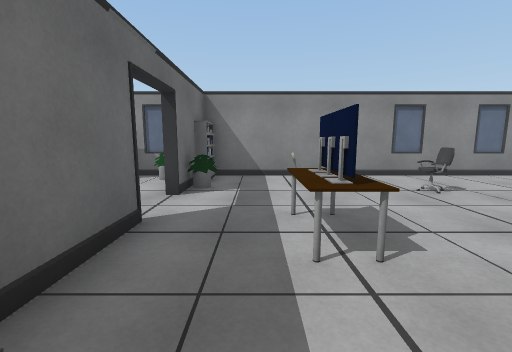
[1] (above)

22 first-person views from a walk through a 3-D level made in the Unity game engine. The camera is 1.3 m above the floor, tilts 8° down and sees 90° across. The floor is counted in squares, 1 m on a side. Each view is taken from the middle of a square. On the plan, view 1 faces up. The plan holds only what a view shows up to about 13 squares ahead; the rest is blank. The place goes on beyond the plan. The player is left out. Some animated figures are not drawn.

[2]
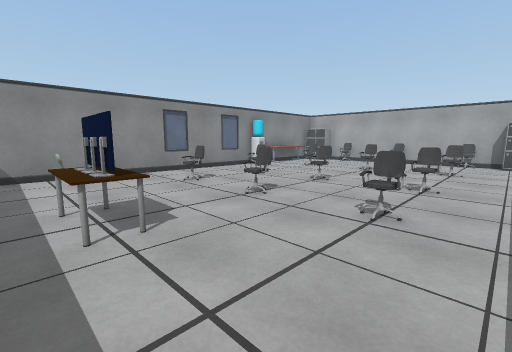

[3]
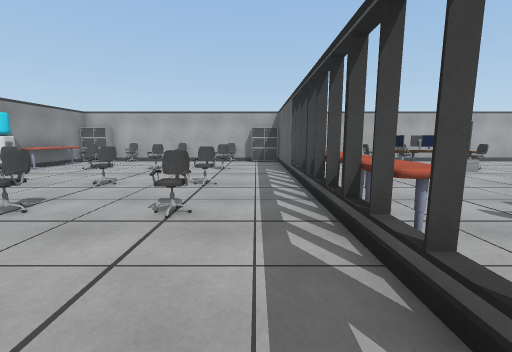

[4]
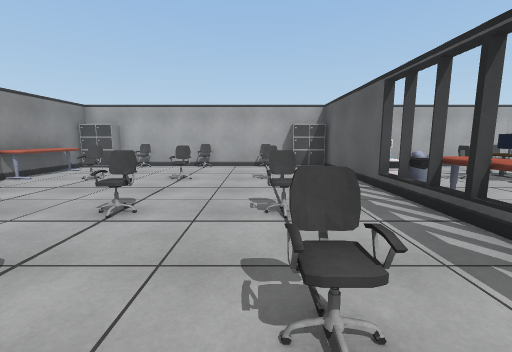

[5]
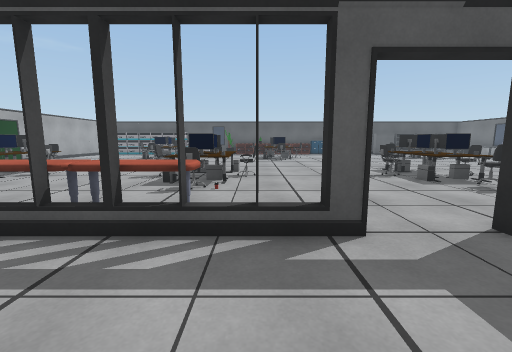

[6]
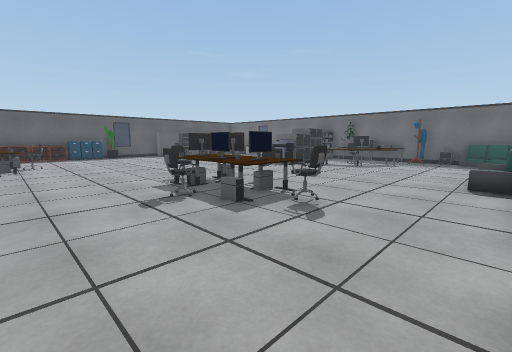

[7]
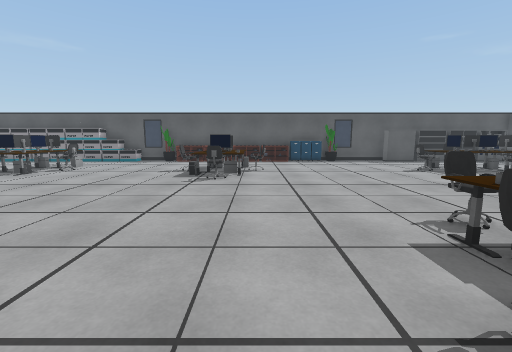

[8]
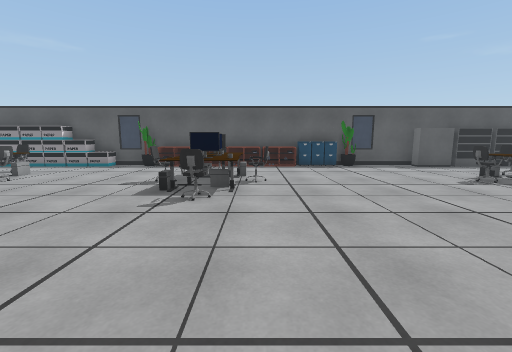

[9]
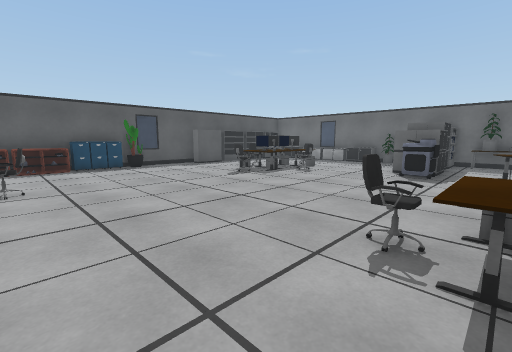

[10]
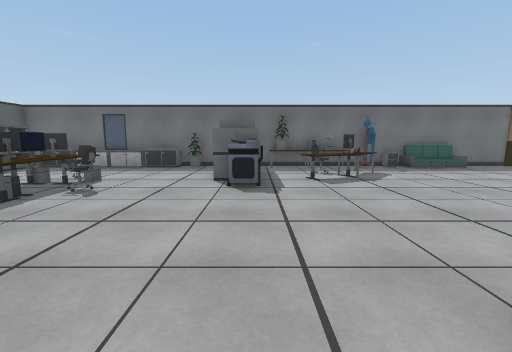

[11]
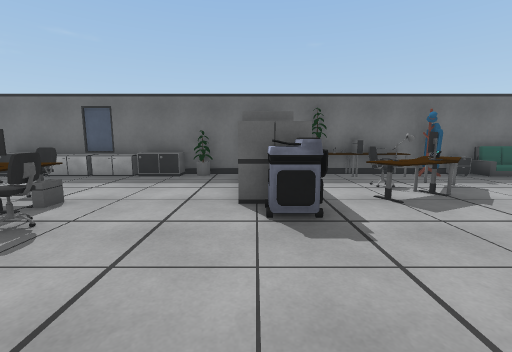

[12]
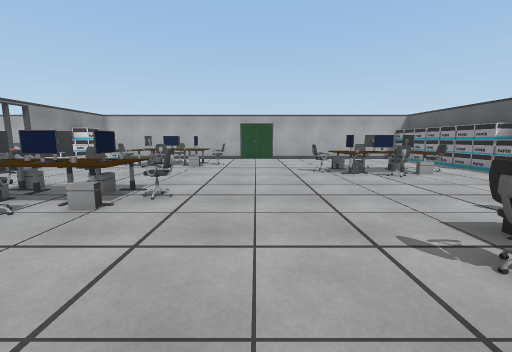

[13]
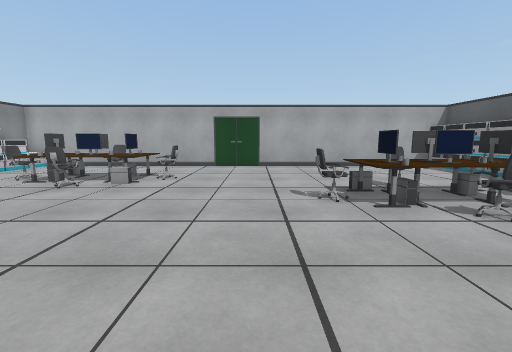

[14]
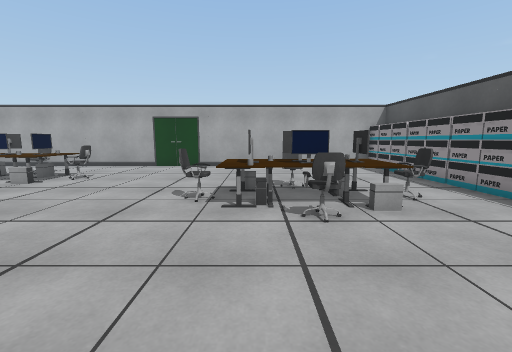

[15]
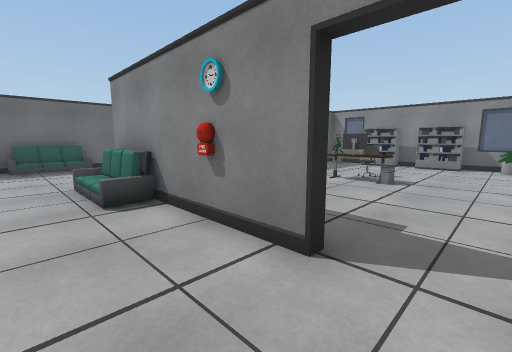

[16]
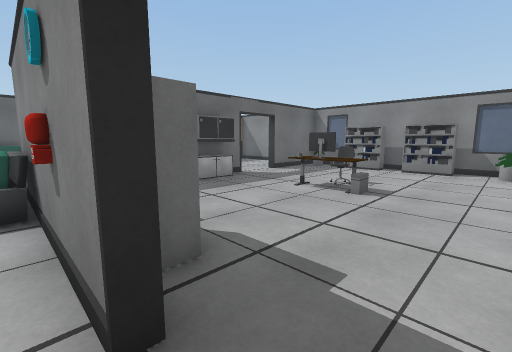

[17]
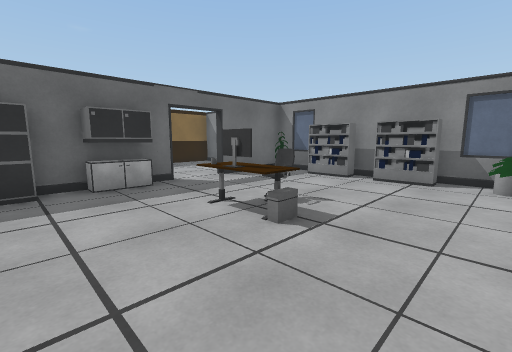

[18]
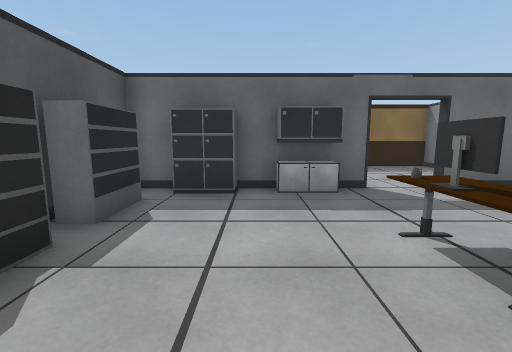

[19]
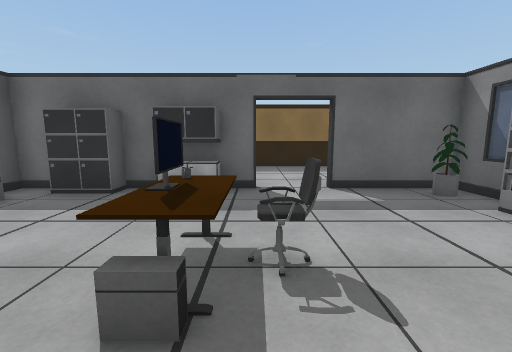

[20]
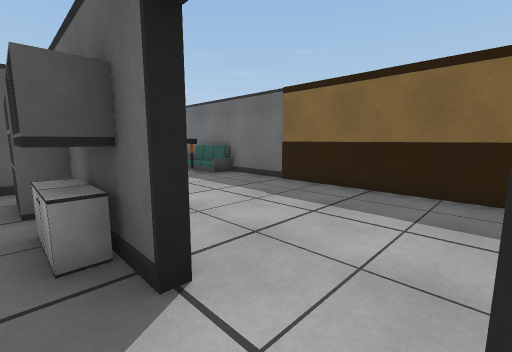

[21]
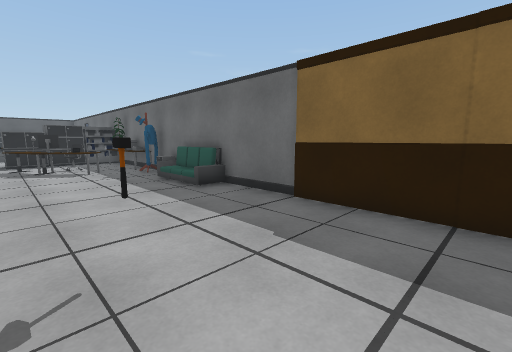

[22]
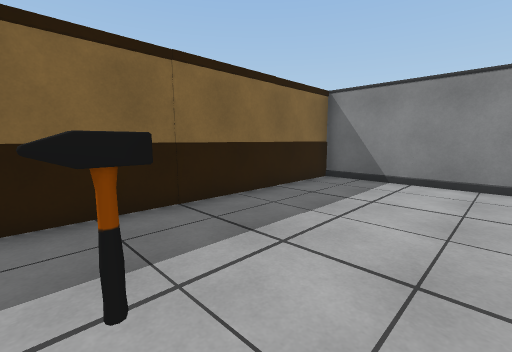

### Floor plan
Key: @ floor where view 1 was taken; # wall or solid block; x gap in a wall; . floor; S shelf; C chair; M monitor; A cabinet; W water cooler; T table; B bin; F sofa; P plant; R printer; U computer; H hammer; O other object.
Columns run from 17 left of view 1 to 16 right of it. Each row starts with its distance up from view 1.
 10 ###########################
  9 #.....#O#SSSS.OS...  ......WTTTTAA
  8 #.....#O......O#..O.............AA
  7 #.....#........#O....C..O...C...C#
  6 #................................#
  5 #.........O......................#
  4 #.....#...OO...#..M..C..C...C...C#
  3 #.....#A..OO...#..M..............#
  2 #.....AA.......#.................#
  1 #...H.#........ .....C..C...C...C#
  0 #.....AA.......O.@...............#
 -1 #.....#A....... ................A#
 -2 #.....##SSSS#..#....#######x####AA
 -3 FO....FFF#..........TTTTTTB.OOOOO#
 -4 FO..........................  ...#
 -5 AA...............................#
 -6 #...........OO.......O......OO...#
 -7 #O.O........OO......OO......OO...#
 -8 OOOOM......OOOO....OOOO....OOO...#
 -9 UUCCM......OOOO....OOOO....OOOO..#
-10  O.COO......OO......OOO.....OO...#
-11 OO..........OO.......O......OO...#
-12 #SSAARR..........................#
-13 #  AAAR..........................#
-14 #................................#
-15 #O...............O........O......#
-16 AA....O..........OO......OO......#
-17 AA...OOOO........OO......OO......#
-18 AA..OOOOOO......OOOO....OOOO.....#
-19 #A...OOOO........OO......OOO.....#
-20 AA....OO.........OO......OOO.... #
-21 AA................O.......O..... #
-22 AS................. .............#
-23 #SSSSSSSS  #AAASSSO SP#OOOOOOOOOO#
-24            #

Where each view was taken, in squares from view 1:
view 1: 0 up, 0 right, facing up
view 2: 1 down, 0 right, facing up-right
view 3: 1 down, 0 right, facing right
view 4: 1 up, 3 right, facing right
view 5: 1 up, 2 right, facing down
view 6: 3 down, 0 right, facing down-left
view 7: 7 down, 1 left, facing down
view 8: 10 down, 1 left, facing down
view 9: 10 down, 1 left, facing down-left
view 10: 12 down, 4 left, facing left
view 11: 13 down, 7 left, facing left
view 12: 13 down, 2 left, facing right
view 13: 14 down, 3 right, facing right
view 14: 17 down, 3 right, facing right
view 15: 5 down, 3 left, facing up-left
view 16: 3 down, 3 left, facing up-left
view 17: 0 up, 3 left, facing up-left
view 18: 1 up, 4 left, facing left
view 19: 4 up, 4 left, facing left
view 20: 6 up, 10 left, facing down-left
view 21: 4 up, 12 left, facing down-left
view 22: 1 up, 12 left, facing up-left
